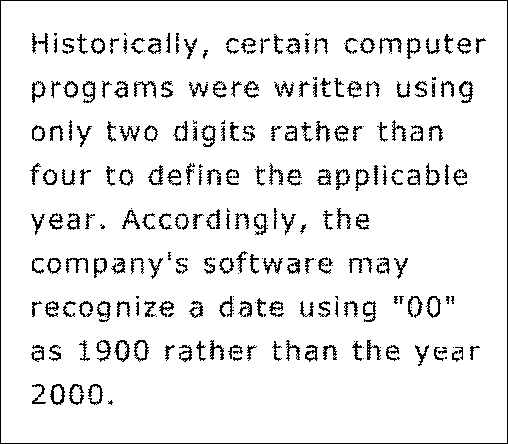
#> input picture Immagini/testo.tif, 508 x 444 px, found by its file name
$ python filtro_gaussiano.py
#> lines starting #> are read from the running program, lines starting #| are printed output that depends on the picture
# -*- coding: utf-8 -*-
"""
Created on Sat Apr  5 18:05:45 2025

@author: david
"""

import sys
sys.path.append("../Librerie")
import numpy as np # importa Numpy
import matplotlib.pyplot as plt # importa Matplotlib
import scipy.ndimage as ndi # importa Scipy per le immagini
import skimage.io as io # importa il modulo Input/Output di SK-Image
import scipy.ndimage as ndi
import mylib as ml


# Scrivete una funzione con il prototipo gaussLPF(x,sigma)
# che implementa il filtraggio passa-basso gaussiano con un assegnato valore di σ. Quindi applicate questo filtro
# all’immagine testo.tif, che mostra un esempio di testo a bassa risoluzione che caratterizza di solito un fax
# o una fotocopia. Il testo in questa forma si presta poco ad essere elaborato da un calcolatore che effettua
# riconoscimento automatico, dato che sono presenti dei vuoti nei caratteri, un opportuno filtro passa-basso
# pu`o migliorarne la visualizzazione. Questo filtro pu`o anche essere usato per ringiovanire l’aspetto della donna
# raffigurata nell’immagine volto.jpg. Fate degli esperimenti, in entrambi i casi, al variare di σ.

def gaussLPF(x, sigma):
    M,N = x.shape #definisce le dimensioni del filtro in base a quelle dell'immagine in input
    m = np.fft.fftshift(np.fft.fftfreq(M))
    n = np.fft.fftshift(np.fft.fftfreq(N))
    l,k = np.meshgrid(n,m) #sposta le coordinate centrando il centro in 0.0
    #definisce forma del filtro
    D = np.sqrt(k**2+ l**2) #definisce rho di ciascun pixel #ripreso dall'esercizio del LPF ideale

    H = np.exp(-(D**2) / (2*sigma**2)) #in funzione della formula data

    plt.figure();
    plt.imshow(H, clim=None, cmap='gray', extent=(-0.5,+0.5,+0.5,-0.5));
    plt.title("filtro sintetizzato") #visualizza il filtro creato

    X = (np.fft.fft2(x)) #calcola DFT dell'input (centrandola in 0)np.fft.fftshift
    X = np.fft.fftshift(X)
    plt.figure();
    plt.imshow(np.log(1+np.abs(X)), clim=None, cmap='gray', extent=(-0.5,+0.5,+0.5,-0.5)); #visualizza in maniera accettabile
    plt.title("immagine input  (frequenza)")


    Y = H * X #effettua filtraggio

    plt.figure();
    plt.imshow(np.log(1+np.abs(Y)), clim=None, cmap='gray', extent=(-0.5,+0.5,+0.5,-0.5));
    plt.title("immagine filtrata (frequenza)")

    #ricostruisce Y nello spazio
    Y = np.fft.ifftshift(Y)
    y = np.real(np.fft.ifft2(Y))

    return y

x = np.float64(io.imread('../immagini/testo.tif'))
#> x: shape (444, 508) float64; 92.1% white; black in thin lines or dots

y = gaussLPF(x, 0.15)
#> in gaussLPF, `y = np.real(np.fft.ifft2(Y))`:
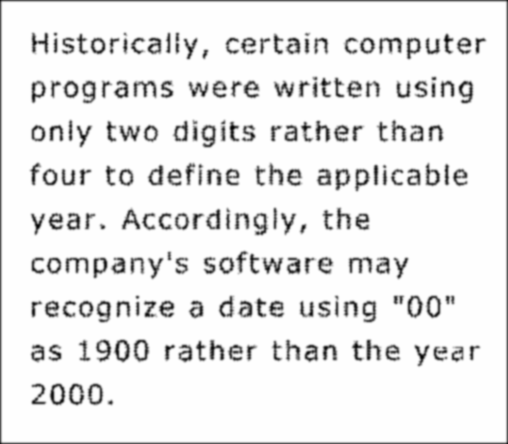
#> y: shape (444, 508) float64; min 7.43, max 255, mean 234.9; drawn with min black and max white

plt.figure();
plt.subplot(1,2,1)
io.imshow(x, clim=[0,255], cmap='gray');
plt.title("testo - input")

plt.subplot(1,2,2)
plt.imshow(y, clim=None, cmap='gray');
plt.title("immagine filtrata con filtro gaussiano")

plt.tight_layout()

plt.close('all')
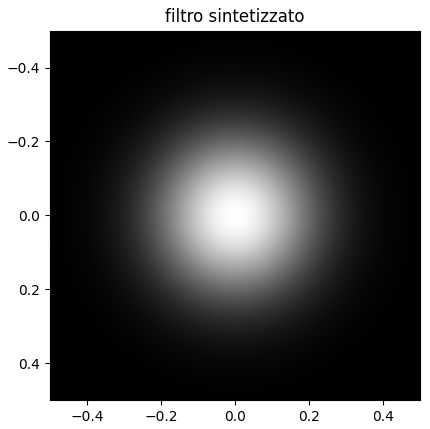
#> figure drawn by matplotlib, 1 panel
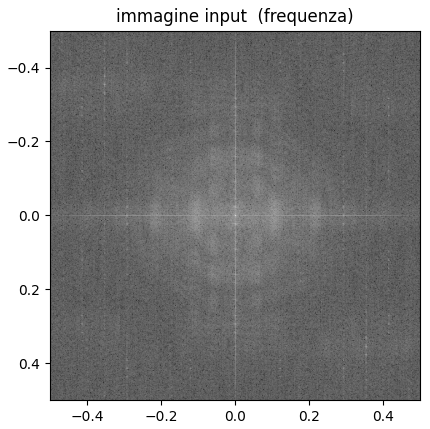
#> figure drawn by matplotlib, 1 panel
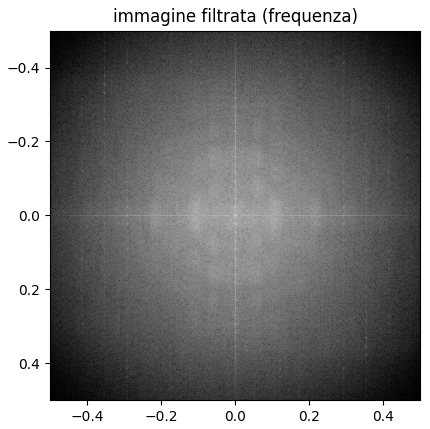
#> figure drawn by matplotlib, 1 panel

# Questo filtro pu`o anche essere usato per ringiovanire l’aspetto della donna
# raffigurata nell’immagine volto.jpg. Fate degli esperimenti, in entrambi i casi, al variare di σ.

x = np.float64(io.imread('../immagini/volto.tif'))
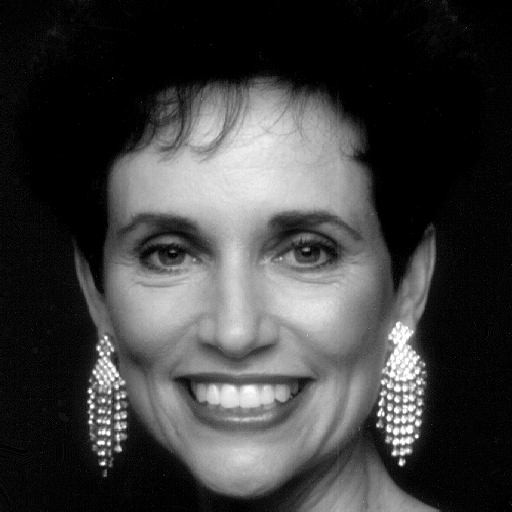
#> input picture Immagini/volto.tif, 512 x 512 px, found by its file name
#> x: shape (512, 512) float64; min 0, max 255, mean 62.2

y = gaussLPF(x, 0.15)

plt.figure();
plt.subplot(1,2,1)
io.imshow(x, clim=[0,255], cmap='gray');
plt.title("volto - input")

plt.subplot(1,2,2)
plt.imshow(y, clim=None, cmap='gray');
plt.title("immagine filtrata con filtro gaussiano")

plt.tight_layout()


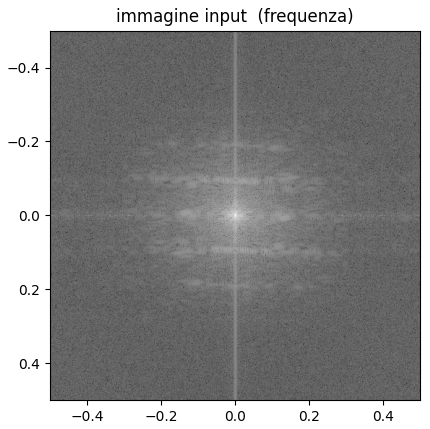
#> figure drawn by matplotlib, 1 panel
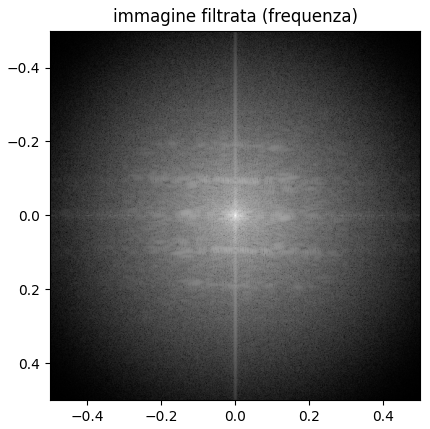
#> figure drawn by matplotlib, 1 panel
